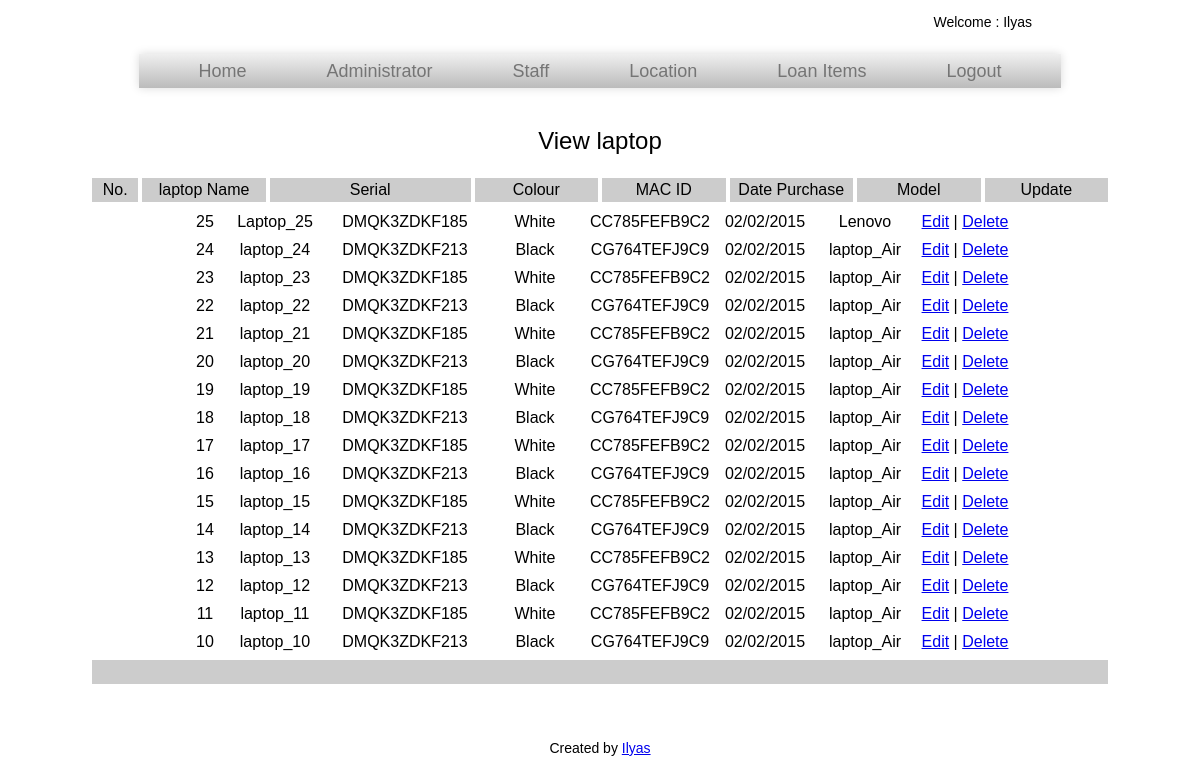
The page /admin/laptop_view.php (signed in) on the database its author committed.
### tables this page shows
CREATE TABLE `laptop_tbl` (
  `laptop_id` int(11) NOT NULL auto_increment,
  `laptop_serial` varchar(100) NOT NULL,
  `laptop_colour` varchar(100) NOT NULL,
  `laptop_mac_id` varchar(100) NOT NULL,
  `date_purchase` varchar(100) NOT NULL,
  `laptop_name` varchar(100) NOT NULL,
  `laptop_model` varchar(50) NOT NULL,
  PRIMARY KEY  (`laptop_id`)
);

### admin/laptop_view.php (the view, shortened to what this page needs)
<?php
$result = mysql_query("SELECT * FROM laptop_tbl WHERE laptop_id ORDER BY laptop_id DESC");
?>
<html>
<head>
     <link href="../css/style.css" rel="stylesheet" type="text/css">
</head>
<body>
<center>
     <?php include("header.php"); ?>
  <p><font size="+2">View laptop</font></p>
    <br/>
	<table border=0 class="table" cellpadding="3" cellspacing="4" width="100%">
		<tr bgcolor='#CCCCCC'>
			<td align="center" width="30">No.</td>
            <td align="center" width="90">laptop Name</td>
			<td align="center" width="150">Serial</td>
			<td align="center" width="90">Colour</td>
            <td align="center" width="90">MAC ID</td>
            <td align="center" width="90">Date Purchase</td>
            <td align="center" width="90">Model</td>
			<td align="center" width="90">Update</td>
		</tr>
        </table>
  <div style='height:450px; overflow-y:scroll;'>
  <table border=0 class="table" cellpadding="3" cellspacing="4">
		<?php
		while($res = mysql_fetch_array($result)) {
	echo "<tr>";
    echo "<td align='center' width='30'>".$res['laptop_id']."</td>";
	echo "<td align='center' width='90'>".$res['laptop_name']."</td>";
	echo "<td align='center' width='150'>".$res['laptop_serial']."</td>";
	echo "<td align='center' width='90'>".$res['laptop_colour']."</td>";
	echo "<td align='center' width='90'>".$res['laptop_mac_id']."</td>";
	echo "<td align='center' width='90'>".$res['date_purchase']."</td>";
	echo "<td align='center' width='90'>".$res['laptop_model']."</td>";
	echo "<td align='center' width='90'><a href=\"edit_laptop.php?laptop_id=$res[laptop_id]\">Edit</a> | <a href=\"delete_laptop.php?laptop_id=$res[laptop_id]\" onClick=\"return confirm('Are you sure you want to delete?')\">Delete</a</td>";
	echo "</tr>";
		}
		?>
        </table>
   </div>
    <table border=0 class="table" cellpadding="3" cellspacing="4" width="100%">
     <tr bgcolor='#CCCCCC'>
			<td align="center" colspan="8">&nbsp;</td>
		</tr>
	</table>
    <?php include("footer.php"); ?>
    </center>
</body>
</html>

### css/style.css (style rules this page uses)
body, div, h1, h2, h3, h4, h5, h6, p, ul, ol, li, dl, dt, dd, img, form, fieldset, input, textarea, table, blockquote { margin: 0; padding: 0; border: 0; }
body { margin: 0px auto; font-family: sans-serif; font-size: 18px; line-height: 22px; width:1024px; }

### rows shown on the page
laptop_tbl: laptop_id "25", laptop_name "Laptop_25", laptop_serial "DMQK3ZDKF185", laptop_colour "White", laptop_mac "CC785FEFB9C2", date_purchase "02/02/2015", laptop_model "Lenovo"
laptop_tbl: laptop_id "24", laptop_name "laptop_24", laptop_serial "DMQK3ZDKF213", laptop_colour "Black", laptop_mac "CG764TEFJ9C9", date_purchase "02/02/2015", laptop_model "laptop_Air"
laptop_tbl: laptop_id "23", laptop_name "laptop_23", laptop_serial "DMQK3ZDKF185", laptop_colour "White", laptop_mac "CC785FEFB9C2", date_purchase "02/02/2015", laptop_model "laptop_Air"
laptop_tbl: laptop_id "22", laptop_name "laptop_22", laptop_serial "DMQK3ZDKF213", laptop_colour "Black", laptop_mac "CG764TEFJ9C9", date_purchase "02/02/2015", laptop_model "laptop_Air"
laptop_tbl: laptop_id "21", laptop_name "laptop_21", laptop_serial "DMQK3ZDKF185", laptop_colour "White", laptop_mac "CC785FEFB9C2", date_purchase "02/02/2015", laptop_model "laptop_Air"
laptop_tbl: laptop_id "20", laptop_name "laptop_20", laptop_serial "DMQK3ZDKF213", laptop_colour "Black", laptop_mac "CG764TEFJ9C9", date_purchase "02/02/2015", laptop_model "laptop_Air"
laptop_tbl: laptop_id "19", laptop_name "laptop_19", laptop_serial "DMQK3ZDKF185", laptop_colour "White", laptop_mac "CC785FEFB9C2", date_purchase "02/02/2015", laptop_model "laptop_Air"
laptop_tbl: laptop_id "18", laptop_name "laptop_18", laptop_serial "DMQK3ZDKF213", laptop_colour "Black", laptop_mac "CG764TEFJ9C9", date_purchase "02/02/2015", laptop_model "laptop_Air"
laptop_tbl: laptop_id "17", laptop_name "laptop_17", laptop_serial "DMQK3ZDKF185", laptop_colour "White", laptop_mac "CC785FEFB9C2", date_purchase "02/02/2015", laptop_model "laptop_Air"
laptop_tbl: laptop_id "16", laptop_name "laptop_16", laptop_serial "DMQK3ZDKF213", laptop_colour "Black", laptop_mac "CG764TEFJ9C9", date_purchase "02/02/2015", laptop_model "laptop_Air"
laptop_tbl: laptop_id "15", laptop_name "laptop_15", laptop_serial "DMQK3ZDKF185", laptop_colour "White", laptop_mac "CC785FEFB9C2", date_purchase "02/02/2015", laptop_model "laptop_Air"
laptop_tbl: laptop_id "14", laptop_name "laptop_14", laptop_serial "DMQK3ZDKF213", laptop_colour "Black", laptop_mac "CG764TEFJ9C9", date_purchase "02/02/2015", laptop_model "laptop_Air"
laptop_tbl: laptop_id "13", laptop_name "laptop_13", laptop_serial "DMQK3ZDKF185", laptop_colour "White", laptop_mac "CC785FEFB9C2", date_purchase "02/02/2015", laptop_model "laptop_Air"
laptop_tbl: laptop_id "12", laptop_name "laptop_12", laptop_serial "DMQK3ZDKF213", laptop_colour "Black", laptop_mac "CG764TEFJ9C9", date_purchase "02/02/2015", laptop_model "laptop_Air"
laptop_tbl: laptop_id "11", laptop_name "laptop_11", laptop_serial "DMQK3ZDKF185", laptop_colour "White", laptop_mac "CC785FEFB9C2", date_purchase "02/02/2015", laptop_model "laptop_Air"
laptop_tbl: laptop_id "10", laptop_name "laptop_10", laptop_serial "DMQK3ZDKF213", laptop_colour "Black", laptop_mac "CG764TEFJ9C9", date_purchase "02/02/2015", laptop_model "laptop_Air"

### other values the page prints
$_SESSION['name'] "Ilyas"
